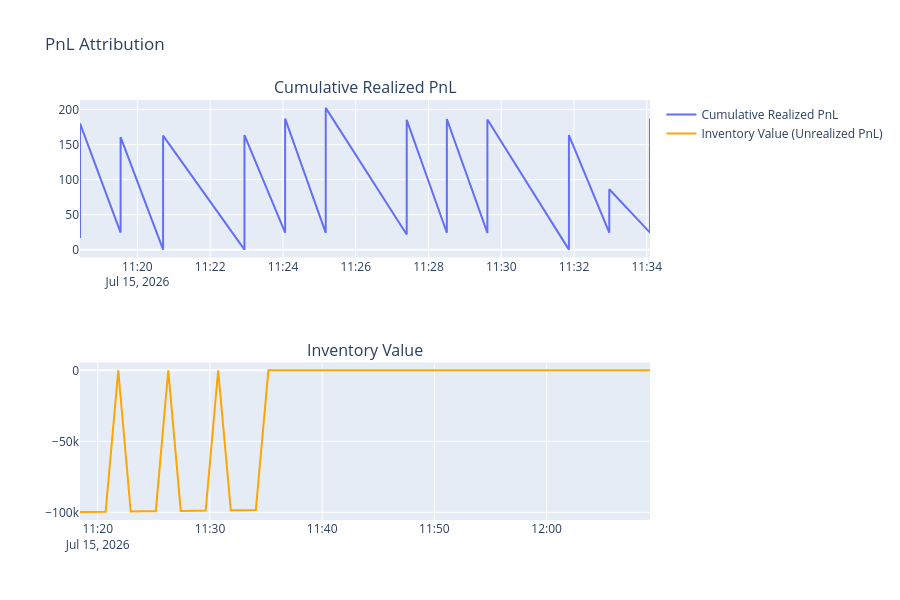

The notebook cell this image was saved under:
### Markdown cell above
## PnL

### Code cell
if len(greeks_df) > 1:
    greeks_df['dt'] = greeks_df['timestamp'].diff().dt.total_seconds() / (60 * 60 * 24 * 365)
    greeks_df['dt'] = greeks_df['dt'].fillna(0)

    # Theta PnL: theta * dt
    greeks_df['theta_pnl'] = greeks_df['theta'] * greeks_df['dt'] * 252  # annualize

    # Gamma PnL: 0.5 * gamma * S^2 * (dS/S)^2
    # We need spot prices for this. We can approximate from the equity curve.
    # For simplicity, we'll just show the greeks.
    pass

# Plot attribution (simple version)
fig = make_subplots(rows=2, cols=1, subplot_titles=("Cumulative Realized PnL", "Inventory Value"))

# Cumulative realized PnL from fills
if not fills_df.empty:
    cum_pnl = fills_df.groupby('timestamp')['notional'].cumsum().reset_index(drop=True)
    fig.add_trace(
        go.Scatter(x=fills_df['timestamp'], y=cum_pnl,
                   mode='lines', name='Cumulative Realized PnL'),
        row=1, col=1
    )

# Inventory value over time (from MTM)
fig.add_trace(
    go.Scatter(x=equity['timestamp'], y=equity['unrealized_pnl'],
               mode='lines', name='Inventory Value (Unrealized PnL)', line=dict(color='orange')),
    row=2, col=1
)

fig.update_layout(height=600, title_text="PnL Attribution")
fig.show()
